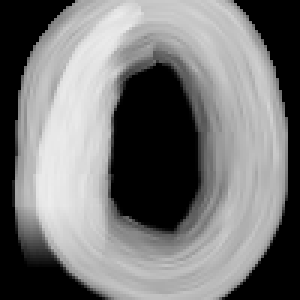
#> input picture data/0/0_1.png, 100 x 100 px (shown 3 times larger); its folder holds only this picture in this run
$ python main.py
#> lines starting #> are read from the running program, lines starting #| are printed output that depends on the picture
import matplotlib.pyplot as plt
import cv2
import numpy as np
from sklearn import datasets, svm
import glob

digits = datasets.load_digits()
n_samples = len(digits.images)
data = digits.images.reshape((n_samples, -1))

# Create a classifier: a support vector classifier
classifier = svm.SVC(gamma=0.0001)
classifier.fit(data, digits.target)

# Read images from folders
path = glob.glob("data\*\*.png")
img = [] # Store images to show
data_img = [] # Store images to processing
for index in path:
    temp_img = cv2.imread(index) # Read image
#> temp_img is the input picture: shape (100, 100, 3); min 0, max 237, mean 118.5
    temp_img = cv2.cvtColor(temp_img,cv2.COLOR_BGR2GRAY) # Conver to Gray Image
#> temp_img: shape (100, 100)
    temp_data_img = cv2.resize(temp_img,(8,8)) //16 #Change 8-bit image to 4-bit image
    data_img.append(temp_data_img) # Add image to data.
    img.append(temp_img) # Add image to data.

n_samples_test = len(img)
#> n_samples_test = 2
data_img = np.array(data_img)
data_img = data_img.reshape(n_samples_test,-1)
preditions = classifier.predict(data_img)
#> preditions = [0, 3]
images_and_predictions = list(zip(img, preditions))
#> images_and_predictions = 2 items
for index, (image, prediction) in enumerate(images_and_predictions[:n_samples_test]):
    plt.subplot(n_samples_test//5 +1, 5, index+1)
    plt.axis('off')
    plt.imshow(image, cmap=plt.cm.gray_r)
    plt.title('Prediction: %i' % prediction)
#> this loop made 2 passes
#> prediction on passes 1 to 2: 0, 3
plt.show()
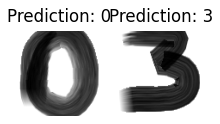
#> figure drawn by matplotlib, 2 panels
